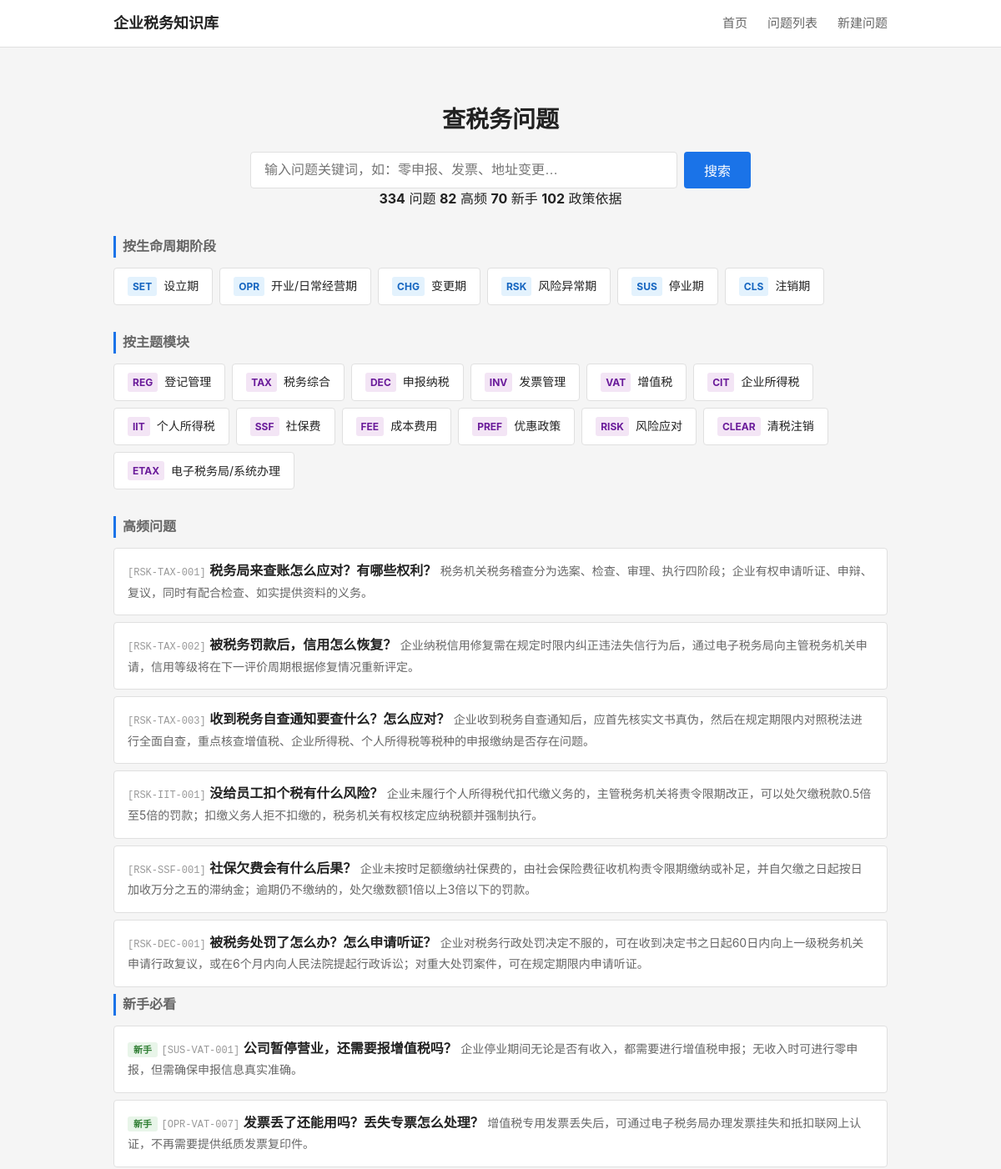
Before: / (upper part) with the older database file.
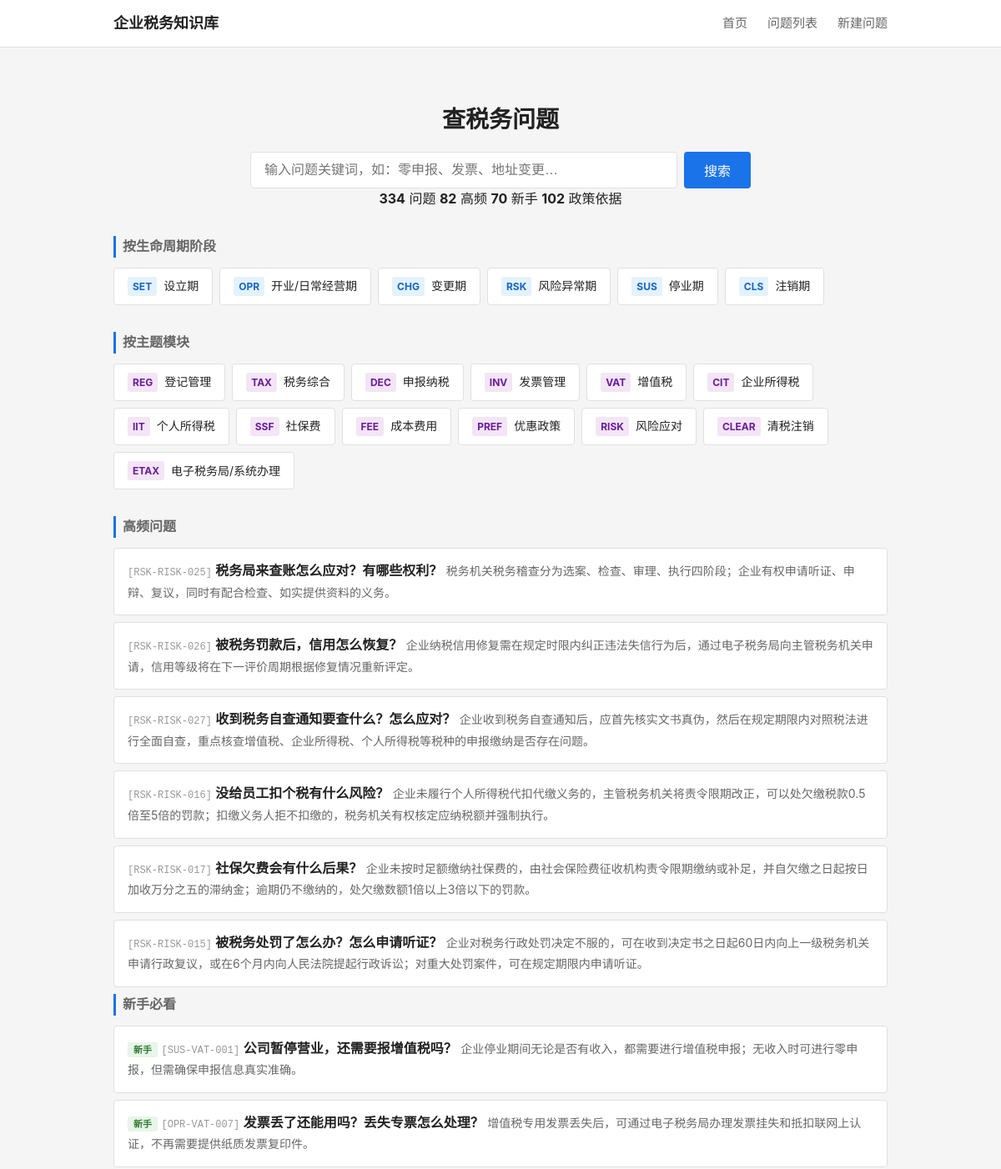
After: the same page with the newer database file.
### tables this page shows
CREATE TABLE tag_dict (
    id              INTEGER PRIMARY KEY AUTOINCREMENT,
    tag_code        TEXT NOT NULL UNIQUE,
    tag_name        TEXT NOT NULL,
    tag_category    TEXT,
    parent_id       INTEGER,
    display_order   INTEGER NOT NULL DEFAULT 1,
    status          TEXT NOT NULL DEFAULT 'active',

    FOREIGN KEY (parent_id) REFERENCES tag_dict(id) ON DELETE SET NULL
);

CREATE TABLE question_master (
    id              INTEGER PRIMARY KEY AUTOINCREMENT,
    question_code   TEXT NOT NULL UNIQUE,
    question_title  TEXT NOT NULL,
    question_plain  TEXT NOT NULL,

    -- 分类
    stage_code      TEXT NOT NULL,
    module_code     TEXT NOT NULL,
    question_type   TEXT NOT NULL,

    -- 答案
    one_line_answer TEXT NOT NULL,
    detailed_answer TEXT,
    core_definition TEXT,

    -- 条件与边界
    applicable_conditions TEXT,
    exceptions_boundary   TEXT,

    -- 实务
    practical_steps TEXT,
    risk_warning    TEXT,

    -- 适用范围
    scope_level     TEXT NOT NULL DEFAULT 'scope_national',
    local_region    TEXT,

    -- 确定性
    answer_certainty TEXT NOT NULL DEFAULT 'certain_clear',

    -- 元数据
    keywords        TEXT,
    high_frequency_flag INTEGER NOT NULL DEFAULT 0,
    newbie_flag     INTEGER NOT NULL DEFAULT 0,

    -- 版本管理
    status          TEXT NOT NULL DEFAULT 'draft',
    version_no      INTEGER NOT NULL DEFAULT 1,

    -- 审计字段
    created_at      TEXT NOT NULL DEFAULT (datetime('now')),
    updated_at      TEXT NOT NULL DEFAULT (datetime('now'))
);

### backend/app.py (the view)
    @app.route('/')
    def index():
        from services.question_service import QuestionService
        svc = QuestionService()
        stages = svc.get_stages()
        modules = svc.get_modules()
        high_freq = svc.get_high_frequency(limit=6)
        newbie = svc.get_newbie(limit=6)
        recent = svc.get_recent_updates(limit=6)
        stats = svc.get_stats()
        return render_template('index.html',
                               stages=stages, modules=modules,
                               high_freq=high_freq, newbie=newbie, recent=recent,
                               stats=stats)

### backend/services/question_service.py (called while the page is built)
    def _query(self, sql, params=None):
        conn = sqlite3.connect(self.db_path)
        conn.execute("PRAGMA foreign_keys = ON")
        conn.row_factory = sqlite3.Row
        cur = conn.cursor()
        if params:
            cur.execute(sql, params)
        else:
            cur.execute(sql)
        rows = cur.fetchall()
        conn.close()
        return [dict(r) for r in rows]

    def get_stages(self):
        return self._query("""
            SELECT tag_code, tag_name
            FROM tag_dict
            WHERE tag_category = 'stage'
            ORDER BY display_order
        """)

    def get_modules(self):
        return self._query("""
            SELECT tag_code, tag_name
            FROM tag_dict
            WHERE tag_category = 'module'
            ORDER BY display_order
        """)

    def get_high_frequency(self, limit=10):
        return self._query("""
            SELECT question_code, question_plain, question_title, one_line_answer, stage_code
            FROM question_master
            WHERE status = 'active' AND high_frequency_flag = 1
            ORDER BY updated_at DESC
            LIMIT ?
        """, (limit,))

    def get_newbie(self, limit=10):
        return self._query("""
            SELECT question_code, question_plain, question_title, one_line_answer, stage_code
            FROM question_master
            WHERE status = 'active' AND newbie_flag = 1
            ORDER BY updated_at DESC
            LIMIT ?
        """, (limit,))

    def get_recent_updates(self, limit=10):
        return self._query("""
            SELECT DISTINCT
                q.question_code, q.question_plain, q.question_title, q.one_line_answer,
                q.stage_code, q.updated_at,
                qul.change_summary
            FROM question_master q
            JOIN (
                SELECT question_id, MAX(update_date) as max_date
                FROM question_update_log
                GROUP BY question_id
            ) latest ON q.id = latest.question_id
            JOIN question_update_log qul ON q.id = qul.question_id
                AND qul.update_date = latest.max_date
            WHERE q.status = 'active'
            ORDER BY qul.update_date DESC
            LIMIT ?
        """, (limit,))

### frontend/templates/index.html (shortened to what this page needs)
{% extends "base.html" %}
{% block main %}
<section class="search-section">
    <h1>查税务问题</h1>
    <form action="/questions" method="get" class="search-form">
        <input type="text" name="keyword" placeholder="输入问题关键词，如：零申报、发票、地址变更…" class="search-input">
        <button type="submit" class="search-btn">搜索</button>
    </form>
    {% if stats %}
    <div class="stats-bar">
        <span><strong>{{ stats.total_questions }}</strong> 问题</span>
        <span><strong>{{ stats.total_hf }}</strong> 高频</span>
        <span><strong>{{ stats.total_newbie }}</strong> 新手</span>
        <span><strong>{{ stats.total_policies }}</strong> 政策依据</span>
    </div>
    {% endif %}
</section>
<section class="nav-section">
    <h2 class="section-title">按生命周期阶段</h2>
    <div class="card-grid stage-grid">
        {% for s in stages %}
        <a href="/questions?stage={{ s.tag_code }}" class="card card-stage">
            <span class="card-code">{{ s.tag_code }}</span>
            <span class="card-name">{{ s.tag_name }}</span>
        </a>
        {% endfor %}
    </div>
</section>
<section class="nav-section">
    <h2 class="section-title">按主题模块</h2>
    <div class="card-grid module-grid">
        {% for m in modules %}
        <a href="/questions?module={{ m.tag_code }}" class="card card-module">
            <span class="card-code">{{ m.tag_code }}</span>
            <span class="card-name">{{ m.tag_name }}</span>
        </a>
        {% endfor %}
    </div>
</section>
{% if high_freq %}
<section class="list-section">
    <h2 class="section-title">高频问题</h2>
    <ul class="question-list">
        {% for q in high_freq %}
        <li class="question-item">
            <a href="/question/{{ q.question_code }}" class="question-link">
                <span class="q-code">[{{ q.question_code }}]</span>
                <span class="q-title">{{ q.question_plain }}</span>
                <span class="q-answer">{{ q.one_line_answer }}</span>
            </a>
        </li>
        {% endfor %}
    </ul>
</section>
{% endif %}
{% if newbie %}
<section class="list-section">
    <h2 class="section-title">新手必看</h2>
    <ul class="question-list">
        {% for q in newbie %}
        <li class="question-item">
            <a href="/question/{{ q.question_code }}" class="question-link">
                <span class="q-badge newbie">新手</span>
                <span class="q-code">[{{ q.question_code }}]</span>
                <span class="q-title">{{ q.question_plain }}</span>
                <span class="q-answer">{{ q.one_line_answer }}</span>
            </a>
        </li>
        {% endfor %}
    </ul>
</section>
{% endif %}
{% endblock %}

### frontend/templates/base.html (shortened to what this page needs)
<!DOCTYPE html>
<html lang="zh-CN">
<head>
    <link rel="stylesheet" href="{{ url_for('static', filename='css/style.css') }}">
</head>
<body>
    <header class="site-header">
        <div class="container header-inner">
            <a href="/" class="logo">企业税务知识库</a>
            <nav class="main-nav">
                <a href="/">首页</a>
                <a href="/questions">问题列表</a>
                <a href="/question/new">新建问题</a>
            </nav>
        </div>
    </header>
    <main class="container main-content">
        {% block main %}{% endblock %}
    </main>
</body>
</html>

### frontend/static/css/style.css (style rules this page uses)
:root { --bg: #f5f5f5; --surface: #ffffff; --border: #e0e0e0; --text: #222222; --text-secondary: #666666; --text-light: #999999; --accent: #1a73e8; --accent-hover: #1557b0; --warning-bg: #fff8e1; --warning-border: #ffc107; --exception-bg: #fff3e0; --exception-border: #ff9800; --tag-stage: #e3f2fd; --tag-module: #f3e5f5; --tag-hf: #fce4ec; --tag-newbie: #e8f5e9; --certainty-clear: #c8e6c9; --certainty-condition: #fff9c4; --certainty-dispute: #ffcdd2; }
* { box-sizing: border-box; margin: 0; padding: 0; }
body { font-family: -apple-system, BlinkMacSystemFont, "Segoe UI", Roboto, "Helvetica Neue", Arial, sans-serif; background: var(--bg); color: var(--text); line-height: 1.6; }
a { color: var(--accent); text-decoration: none; }
.container { max-width: 960px; margin: 0 auto; padding: 0 16px; }
.main-content { padding: 24px 16px 48px; }
.site-header { background: var(--surface); border-bottom: 1px solid var(--border); padding: 0 16px; }
.header-inner { display: flex; align-items: center; justify-content: space-between; height: 56px; }
.logo { font-size: 18px; font-weight: 700; color: var(--text); }
.main-nav { display: flex; gap: 24px; }
.main-nav a { color: var(--text-secondary); font-size: 15px; }
.search-section { text-align: center; padding: 40px 0 32px; }
.search-section h1 { font-size: 28px; margin-bottom: 16px; }
.search-form { display: flex; gap: 8px; max-width: 600px; margin: 0 auto; }
.search-input { flex: 1; padding: 10px 16px; font-size: 16px; border: 1px solid var(--border); border-radius: 4px; outline: none; }
.search-btn { padding: 10px 24px; font-size: 16px; background: var(--accent); color: white; border: none; border-radius: 4px; cursor: pointer; }
.section-title { font-size: 16px; font-weight: 600; color: var(--text-secondary); margin-bottom: 12px; border-left: 3px solid var(--accent); padding-left: 8px; }
.nav-section { margin-bottom: 32px; }
.card-grid { display: flex; flex-wrap: wrap; gap: 8px; }
.card { display: flex; align-items: center; gap: 8px; padding: 10px 16px; background: var(--surface); border: 1px solid var(--border); border-radius: 4px; transition: border-color 0.15s; }
.card-code { font-size: 12px; font-weight: 700; color: var(--accent); background: #e8f0fe; padding: 2px 6px; border-radius: 3px; }
.card-stage .card-code { background: var(--tag-stage); color: #1565c0; }
.card-module .card-code { background: var(--tag-module); color: #6a1b9a; }
.card-name { font-size: 14px; color: var(--text); }
.question-list { list-style: none; }
.question-item { margin-bottom: 8px; }
.question-link { display: block; padding: 14px 16px; background: var(--surface); border: 1px solid var(--border); border-radius: 4px; }
.q-code { font-size: 12px; color: var(--text-light); font-family: monospace; }
.q-badge { font-size: 11px; padding: 2px 7px; border-radius: 3px; font-weight: 600; }
.q-badge.newbie { background: var(--tag-newbie); color: #2e7d32; }
.q-title { font-size: 16px; font-weight: 600; color: var(--text); margin-bottom: 4px; }
.q-answer { font-size: 14px; color: var(--text-secondary); }

Changed rows visible on the page:
changed question_master "税务局来查账怎么应对？有哪些权利？": question_code "RSK-TAX-001" → "RSK-RISK-025"
changed question_master "被税务罚款后，信用怎么恢复？": question_code "RSK-TAX-002" → "RSK-RISK-026"
changed question_master "收到税务自查通知要查什么？怎么应对？": question_code "RSK-TAX-003" → "RSK-RISK-027"
changed question_master "没给员工扣个税有什么风险？": question_code "RSK-IIT-001" → "RSK-RISK-016"
changed question_master "社保欠费会有什么后果？": question_code "RSK-SSF-001" → "RSK-RISK-017"
changed question_master "被税务处罚了怎么办？怎么申请听证？": question_code "RSK-DEC-001" → "RSK-RISK-015"
